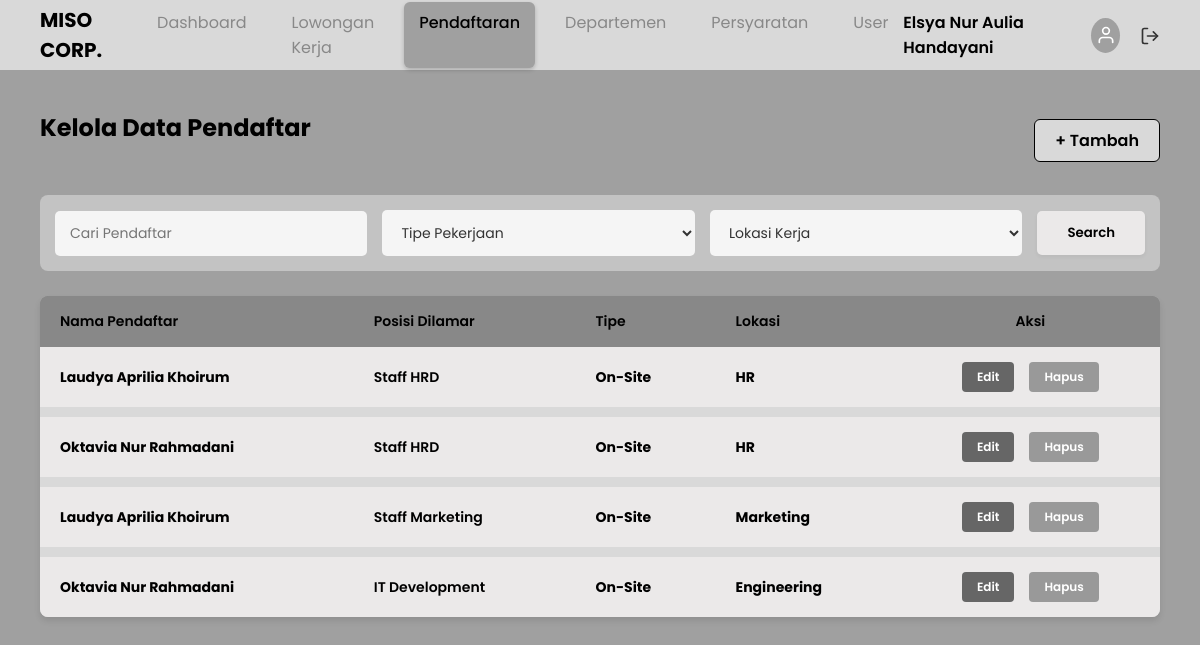
Page /admin/applications/application.php (signed in) on the committed database.
### tables this page shows
CREATE TABLE applications (
    application_id INT AUTO_INCREMENT PRIMARY KEY,
    job_id INT,
    user_id INT,
    created_at DATETIME DEFAULT CURRENT_TIMESTAMP,
    is_active BOOLEAN DEFAULT 1,
    file_degree_certificate VARCHAR(255),
    file_identity_card VARCHAR(255),
    file_family_register VARCHAR(255),
    file_police_certificate VARCHAR(255),
    file_passport_photo VARCHAR(255),
    file_cv VARCHAR(255),
    file_resume VARCHAR(255),
    file_training_certificate VARCHAR(255),
    file_portfolio VARCHAR(255),
    file_health_certificate VARCHAR(255),
    
    FOREIGN KEY (job_id) REFERENCES jobs(job_id) ON DELETE CASCADE,
    FOREIGN KEY (user_id) REFERENCES user(user_id) ON DELETE CASCADE
);

CREATE TABLE user (
    user_id INT AUTO_INCREMENT PRIMARY KEY,
    full_name VARCHAR(50),
    username VARCHAR(50),
    role ENUM('admin','interviewer','candidate') DEFAULT 'candidate',
    email VARCHAR(30),
    phone_number VARCHAR(15),
    password VARCHAR(255) 
);

CREATE TABLE jobs (
    job_id INT AUTO_INCREMENT PRIMARY KEY,
    department_id INT,
    title VARCHAR(50), 
    description TEXT,
    requirement_id INT, 
    job_type ENUM('On-Site','Remote','Hybrid'),
    salary INT,
    quota INT,
    closing_date DATE,
    FOREIGN KEY (department_id) REFERENCES departments(department_id),
    FOREIGN KEY (requirement_id) REFERENCES requirements(requirement_id)
);

CREATE TABLE departments (
    department_id INT AUTO_INCREMENT PRIMARY KEY,
    name VARCHAR(50) NOT NULL,
    note TEXT
);

### admin/applications/application.php (the view, shortened to what this page needs)
<?php
require_once '../../config/database.php';
$search_text = isset($_GET['search']) ? $_GET['search'] : '';
$params = [];
$sql_where = "";
try {
    $query = "SELECT a.application_id, u.full_name, j.title, j.job_type, d.name as dept_name
              FROM applications a
              JOIN user u ON a.user_id = u.user_id
              JOIN jobs j ON a.job_id = j.job_id
              LEFT JOIN departments d ON j.department_id = d.department_id
              $sql_where
              ORDER BY a.created_at DESC";
    $stmt = $conn->prepare($query);
    $stmt->execute($params);
    $apps = $stmt->fetchAll(PDO::FETCH_ASSOC);
} catch (PDOException $e) {
    die("Error: " . $e->getMessage());
}
?>
<!DOCTYPE html>
<html lang="id">
<head>
    <link rel="stylesheet" href="../../assets/css/style.css?v=<?php echo time(); ?>">
</head>
<body>
    <?php include '../../includes/header.php'; ?>
    <div class="dashboard-container">
        <div class="page-header">
            <h2>Kelola Data Pendaftar</h2>
            <a href="application_create.php" class="btn-tambah">+ Tambah</a>
        </div>
        <form action="" method="GET" class="filter-bar">
            <input type="text" name="search" class="search-input" placeholder="Cari Pendaftar" value="<?php echo htmlspecialchars($search_text); ?>">
            <select name="type" class="filter-select">
                <option value="">Tipe Pekerjaan</option>
            </select>
            <select name="loc" class="filter-select">
                <option value="">Lokasi Kerja</option>
            </select>
            <button type="submit" class="btn-search">Search</button>
        </form>
        <div class="table-container">
            <table>
                <thead>
                    <tr>
                        <th style="background-color: #888; color: #000;">Nama Pendaftar</th>
                        <th style="background-color: #888; color: #000;">Posisi Dilamar</th>
                        <th style="background-color: #888; color: #000;">Tipe</th>
                        <th style="background-color: #888; color: #000;">Lokasi</th>
                        <th style="background-color: #888; color: #000; text-align: center;">Aksi</th>
                    </tr>
                </thead>
                <tbody>
                    <?php if (count($apps) > 0): ?>
                        <?php foreach($apps as $row): ?>
                        <tr>
                            <td>
                                <strong><?php echo htmlspecialchars($row['full_name']); ?></strong>
                            </td>
                            <td><?php echo htmlspecialchars($row['title']); ?></td>
                            <td>
                                <strong><?php echo htmlspecialchars($row['job_type']); ?></strong>
                            </td>
                            <td>
                                <strong><?php echo htmlspecialchars($row['dept_name']); ?></strong>
                            </td>
                            <td>
                                <div class="action-buttons" style="justify-content: center;">
                                    <a href="application_edit.php?id=<?php echo $row['application_id']; ?>" class="btn-edit" style="background-color: #666;">Edit</a>
                                    <a href="javascript:void(0);"
                                       class="btn-hapus"
                                       style="background-color: #999;"
                                       onclick="openDeleteModal('application_delete.php?id=<?php echo $row['application_id']; ?>')">
                                       Hapus
                                    </a>
                                </div>
                            </td>
                        </tr>
                        <?php endforeach; ?>
                    <?php else: ?>
                        <tr>
                            <td colspan="5" style="text-align:center; padding:30px;">Tidak ada data pendaftar.</td>
                        </tr>
                    <?php endif; ?>
                </tbody>
            </table>
        </div>
    </div>
</body>
</html>

### assets/css/style.css (style rules this page uses)
* { margin: 0; padding: 0; box-sizing: border-box; font-family: 'Poppins', sans-serif; }
body { background-color: #A0A0A0; padding-bottom: 50px; min-height: 100vh; }
.btn-search { background-color: #EBE9E9; color: #000; border: none; padding: 12px 30px; border-radius: 5px; font-weight: 600; cursor: pointer; transition: all 0.3s ease; white-space: nowrap; height: 100%; box-shadow: 0 2px 4px rgba(0,0,0,0.05); }
.dashboard-container { padding: 30px 40px; max-width: 100%; }
.dashboard-container h2 { font-size: 24px; font-weight: 700; margin-bottom: 25px; color: #000; }
.action-buttons { display: flex; gap: 10px; }
.btn-edit { background-color: #888; color: #fff !important; border: 1px solid #888; }
.page-header { display: flex; justify-content: space-between; align-items: center; margin-bottom: 25px; margin-top: 10px; }
.page-header h2 { font-size: 24px; font-weight: 700; color: #000; }
.btn-tambah { background-color: #D9D9D9; border: 1px solid #000; color: #000; text-decoration: none; padding: 8px 20px; border-radius: 6px; font-weight: 600; cursor: pointer; transition: background-color 0.3s; display: inline-block; }
.filter-bar { background-color: #C3C3C3; padding: 15px; border-radius: 8px; display: flex; gap: 15px; align-items: center; margin-bottom: 25px; }
.search-input, .filter-select { flex: 1; padding: 12px 15px; border: none; border-radius: 5px; background-color: #F5F5F5; font-size: 14px; color: #333; outline: none; font-family: 'Poppins', sans-serif; }
.btn-search { background-color: #EBE9E9; border: none; padding: 12px 30px; border-radius: 5px; font-weight: 600; cursor: pointer; transition: 0.3s; white-space: nowrap; }
.table-container { background-color: #D9D9D9; border-radius: 8px; padding: 0; overflow: hidden; box-shadow: 0 4px 6px rgba(0,0,0,0.1); }
table { width: 100%; border-collapse: collapse; }
thead { background-color: #888; color: #000; }
th, td { padding: 15px 20px; text-align: left; font-size: 14px; font-weight: 600; }
tbody tr { background-color: #EBE9E9; border-bottom: 10px solid #D9D9D9; }
tbody tr:last-child { border-bottom: none; }
.btn-edit, .btn-hapus { padding: 6px 15px; border: none; border-radius: 4px; font-size: 12px; font-weight: 600; cursor: pointer; color: #fff !important; text-decoration: none; display: inline-block; text-align: center; }
.btn-edit { background-color: #666; }
.btn-hapus { background-color: #999; }
.action-buttons { display: flex; gap: 15px; }

### rows in the picture
applications: user.full_name "Laudya Aprilia Khoirum", job.title "Staff HRD", job.job_type "On-Site", departments.name "HR"
applications: user.full_name "Oktavia Nur Rahmadani", job.title "Staff HRD", job.job_type "On-Site", departments.name "HR"
applications: user.full_name "Laudya Aprilia Khoirum", job.title "Staff Marketing", job.job_type "On-Site", departments.name "Marketing"
applications: user.full_name "Oktavia Nur Rahmadani", job.title "IT Development", job.job_type "On-Site", departments.name "Engineering"

### other values in the picture
$_SESSION['full_name'] "Elsya Nur Aulia Handayani"
